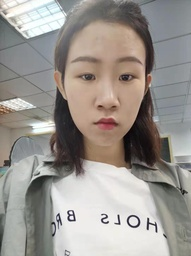
#> input picture face_database/test.jpg, 191 x 256 px, shrunk from 1080 x 1445 before the run
$ python blur.py test.jpg
#> lines starting #> are read from the running program, lines starting #| are printed output that depends on the picture; after the words box and inside, x2 and y2 are one past the last pixel; in counts of white or black regions, pixels touching at a corner belong together

# encoding=utf8

from PIL import Image
import cv2
import sys
import os

def sum_9_region_new(img, x, y):
	'''确定噪点 '''
	cur_pixel = img.getpixel((x, y))  # 当前像素点的值
	width = img.width
	height = img.height

	if cur_pixel == 1:  # 如果当前点为白色区域,则不统计邻域值
		return 0

	# 因当前图片的四周都有黑点，所以周围的黑点可以去除
	if y < 3:  # 本例中，前两行的黑点都可以去除
		return 1
	elif y > height - 3:  # 最下面两行
		return 1
	else:  # y不在边界
		if x < 3:  # 前两列
			return 1
		elif x == width - 1:  # 右边非顶点
			return 1
		else:  # 具备9领域条件的
			sum = img.getpixel((x - 1, y - 1)) \
				  + img.getpixel((x - 1, y)) \
				  + img.getpixel((x - 1, y + 1)) \
				  + img.getpixel((x, y - 1)) \
				  + cur_pixel \
				  + img.getpixel((x, y + 1)) \
				  + img.getpixel((x + 1, y - 1)) \
				  + img.getpixel((x + 1, y)) \
				  + img.getpixel((x + 1, y + 1))
			return 9 - sum

def collect_noise_point(img):
	'''收集所有的噪点'''
	noise_point_list = []
	for x in range(img.width):
		for y in range(img.height):
			res_9 = sum_9_region_new(img, x, y)
			if (0 < res_9 < 3) and img.getpixel((x, y)) == 0:  # 找到孤立点
				pos = (x, y)
				noise_point_list.append(pos)
	return noise_point_list

def remove_noise_pixel(img, noise_point_list):
	'''根据噪点的位置信息，消除二值图片的黑点噪声'''
	for item in noise_point_list:
		img.putpixel((item[0], item[1]), 1)

def get_bin_table(threshold=115):
	'''获取灰度转二值的映射table,0表示黑色,1表示白色'''
	table = []
	for i in range(256):
		if i < threshold:
			table.append(0)
		else:
			table.append(1)
	return table

def main():
	if len(sys.argv)!=2:
		print("usage: python3 name.py test.jpg")
		return
	userimg = sys.argv[1]
	outimg = sys.argv[1]

	image = Image.open(userimg)
#> image is the input picture: PIL image 191x256 RGB; mean R, G, B 155, 149.8, 144.4
	imgry = image.convert('L')
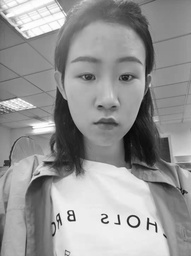
#> imgry: PIL image 191x256 L; min 4, max 255, mean 150.7
	table = get_bin_table()
	binary = imgry.point(table, '1')
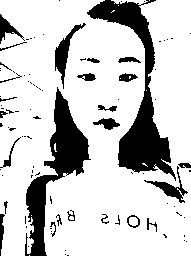
#> binary: PIL image 191x256 1; 79.3% white; 93 black regions (68 under 20 px), largest, box (x1, y1, x2, y2) and area: (87, 0, 176, 181) 4183, (25, 87, 91, 256) 3396, (55, 23, 86, 89) 507
	noise_point_list = collect_noise_point(binary)
#> the loop in collect_noise_point, `for x in range(img.width):` made 191 passes
	remove_noise_pixel(binary, noise_point_list)
#> the loop in remove_noise_pixel, `for item in noise_point_list:` made 457 passes
#> item on passes 1 to 3: (0, 14), (0, 15), (0, 16)
#> after the loop in remove_noise_pixel, `for item in noise_point_list:`:
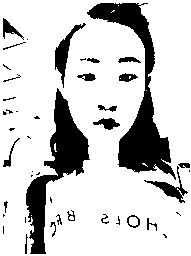
#> img: PIL image 191x256 1; 80.3% white; 44 black regions (21 under 20 px), largest, box (x1, y1, x2, y2) and area: (87, 3, 176, 180) 4119, (26, 88, 90, 254) 3318, (55, 23, 86, 88) 504
	binary.save('temp.png')

	img1 = cv2.imread(userimg)
	img3 = cv2.bilateralFilter(img1, 0, 60, 10)
	img3 = cv2.resize(img3, (img1.shape[1],img1.shape[0]))

	if os.path.exists("temp.png"):
		#生成mask
		img2 = cv2.imread('temp.png') #read treshold img
		img2gray = cv2.cvtColor(img2, cv2.COLOR_BGR2GRAY)
		Mask = img2gray
		Mask_inv = cv2.bitwise_not(img2gray)

		img1_bg = cv2.bitwise_and(img3, img3, mask=Mask)
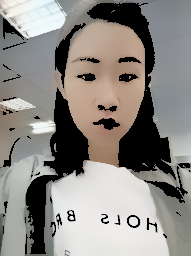
#> img1_bg: shape (256, 191, 3); mean B, G, R 131.5, 136.1, 139.9
		img1_fg = cv2.bitwise_and(img1, img1, mask=Mask_inv)
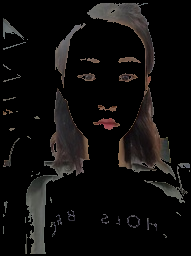
#> img1_fg: shape (256, 191, 3); mean B, G, R 12.7, 13.5, 14.9

		dst = cv2.add(img1_bg, img1_fg)
		cv2.imwrite(outimg, dst)
	else:
		print("生成temp文件失败")

if __name__ == '__main__':
	main()

$ run again, with face_database/1.jpg copied over face_database/test.jpg
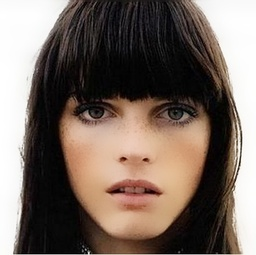
#> input picture face_database/1.jpg, 256 x 255 px, shrunk from 412 x 410 before the run
#> in main, image is the input picture: PIL image 256x255 RGB; mean R, G, B 120.2, 106, 97.2
#> in main, `binary = imgry.point(table, '1')`:
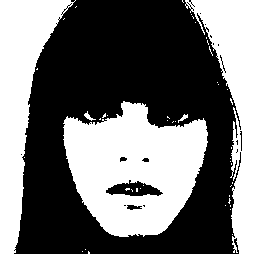
#> binary: PIL image 256x255 1; 44.7% white; 45 white regions (41 under 20 px), largest, box (x1, y1, x2, y2) and area: (0, 0, 256, 255) 16092, (63, 101, 208, 237) 12909, (84, 111, 96, 121) 40, (178, 114, 188, 123) 34
#> the loop in collect_noise_point, `for x in range(img.width):` made 256 passes
#> the loop in remove_noise_pixel, `for item in noise_point_list:` made 601 passes
#> item on passes 1 to 3: (14, 250), (14, 253), (15, 253)
#> img2: shape (255, 256, 3); 45.6% white; 44 white regions (40 under 20 px), largest, box (x1, y1, x2, y2) and area: (0, 0, 256, 255) 16688, (63, 101, 208, 237) 12917, (84, 111, 96, 121) 40, (178, 114, 188, 123) 34
#> in main, `img1_fg = cv2.bitwise_and(img1, img1, mask=Mask_inv)`:
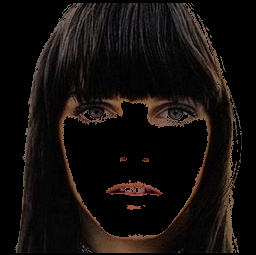
#> img1_fg: shape (255, 256, 3); mean B, G, R 12.6, 14.7, 19.5

$ run again, with face_database/23-4.jpg copied over face_database/test.jpg
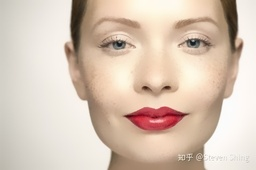
#> input picture face_database/23-4.jpg, 256 x 170 px, shrunk from 480 x 319 before the run
#> in main, image is the input picture: PIL image 256x170 RGB; mean R, G, B 217, 198.5, 182.8
#> in main, `binary = imgry.point(table, '1')`:
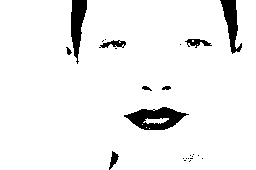
#> binary: PIL image 256x170 1; 94.4% white; 24 black regions (15 under 20 px), largest, box (x1, y1, x2, y2) and area: (124, 107, 189, 130) 836, (71, 0, 87, 64) 606, (220, 0, 242, 54) 543
#> the loop in collect_noise_point, `for x in range(img.width):` made 256 passes
#> the loop in remove_noise_pixel, `for item in noise_point_list:` made 119 passes
#> item on passes 1 to 8: (72, 0), (72, 1), (72, 2), (73, 0), (73, 1), (73, 2), (74, 0), (74, 1)
#> img2: shape (170, 256, 3); 94.7% white; 10 black regions (1 under 20 px), largest, box (x1, y1, x2, y2) and area: (124, 107, 188, 130) 835, (71, 3, 87, 63) 560, (221, 3, 242, 54) 497
#> in main, `img1_fg = cv2.bitwise_and(img1, img1, mask=Mask_inv)`:
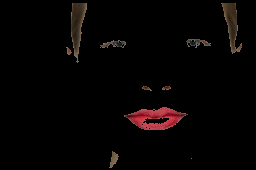
#> img1_fg: shape (170, 256, 3); mean B, G, R 2.9, 3.3, 6
